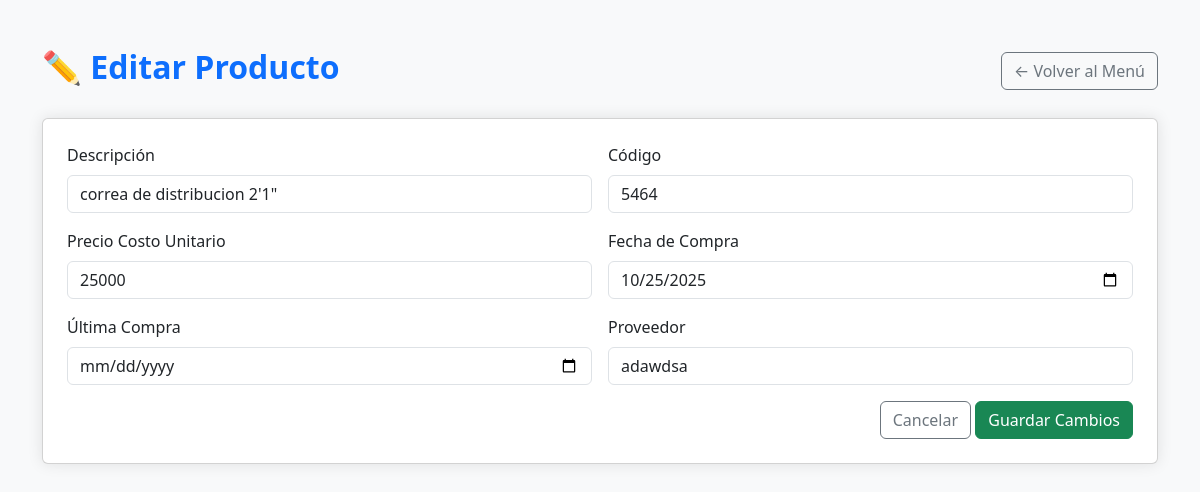
The page /editar_producto/1/ on the database its author committed.
### sistema_rental/models.py (models this page shows, shortened)
class Producto(models.Model):
    descripcion = models.CharField(max_length=200)
    codigo = models.CharField(max_length=50, unique=True)
    precio_costo_unitario = models.DecimalField(max_digits=10, decimal_places=2)
    fecha_compra = models.DateField()
    ultima_compra = models.DateField(null=True, blank=True)
    proveedor = models.CharField(max_length=100)

### sistema_rental/views.py (the view, shortened to what this page needs)
# urls.py: path('editar_producto/<int:id>/', editar_producto, name='editar_producto'),
def editar_producto(request, id):
    producto = Producto.objects.get(id=id)
    return render(request, 'editar_producto.html', {'producto': producto})

### sistema_rental/templates/editar_producto.html (shortened to what this page needs)
{% load humanize %}
<!DOCTYPE html>
<html lang="es">
<head>
  <link href="https://cdn.jsdelivr.net/npm/bootstrap@5.3.0/dist/css/bootstrap.min.css" rel="stylesheet">
</head>
<body>
  <div class="container py-5">
    <div class="d-flex justify-content-between align-items-center mb-4">
      <h2 class="fw-bold text-primary">✏️ Editar Producto</h2>
      <a href="{% url 'menu_rental' %}" class="btn btn-outline-secondary">← Volver al Menú</a>
    </div>
    <div class="card p-4">
      <form method="post" class="row g-3">
        <div class="col-md-6">
          <label for="descripcion" class="form-label">Descripción</label>
          <input type="text" class="form-control" id="descripcion" name="descripcion" value="{{ producto.descripcion }}" required>
        </div>
        <div class="col-md-6">
          <label for="codigo" class="form-label">Código</label>
          <input type="text" class="form-control" id="codigo" name="codigo" value="{{ producto.codigo }}" required>
        </div>
        <div class="col-md-6">
          <label for="precio_costo_unitario" class="form-label">Precio Costo Unitario</label>
          <input type="number" step="0.01" class="form-control" id="precio_costo_unitario" name="precio_costo_unitario" value="{{ producto.precio_costo_unitario|floatformat:0 }}" required>
        </div>
        <div class="col-md-6">
          <label for="fecha_compra" class="form-label">Fecha de Compra</label>
          <input type="date" class="form-control" id="fecha_compra" name="fecha_compra" value="{{ producto.fecha_compra|date:'Y-m-d' }}" required>
        </div>
        <div class="col-md-6">
          <label for="ultima_compra" class="form-label">Última Compra</label>
          <input type="date" class="form-control" id="ultima_compra" name="ultima_compra" value="{{ producto.ultima_compra|date:'Y-m-d' }}">
        </div>
        <div class="col-md-6">
          <label for="proveedor" class="form-label">Proveedor</label>
          <input type="text" class="form-control" id="proveedor" name="proveedor" value="{{ producto.proveedor }}" required>
        </div>
        <div class="col-12 text-end mt-3">
          <a href="{% url 'listar_productos' %}" class="btn btn-outline-secondary">Cancelar</a>
          <button type="submit" class="btn btn-success">Guardar Cambios</button>
        </div>
      </form>
    </div>
  </div>
</body>
</html>

### sistema_rental/templates/editar_producto.html (style rules this page uses)
body { background-color: #f8f9fa; }
.card { box-shadow: 0 0 15px rgba(0,0,0,0.1); }

### rows shown on the page
Producto: descripcion "correa de distribucion 2'1\"", codigo "5464", precio_costo_unitario "25000", fecha_compra "10/25/2025", proveedor "adawdsa"
